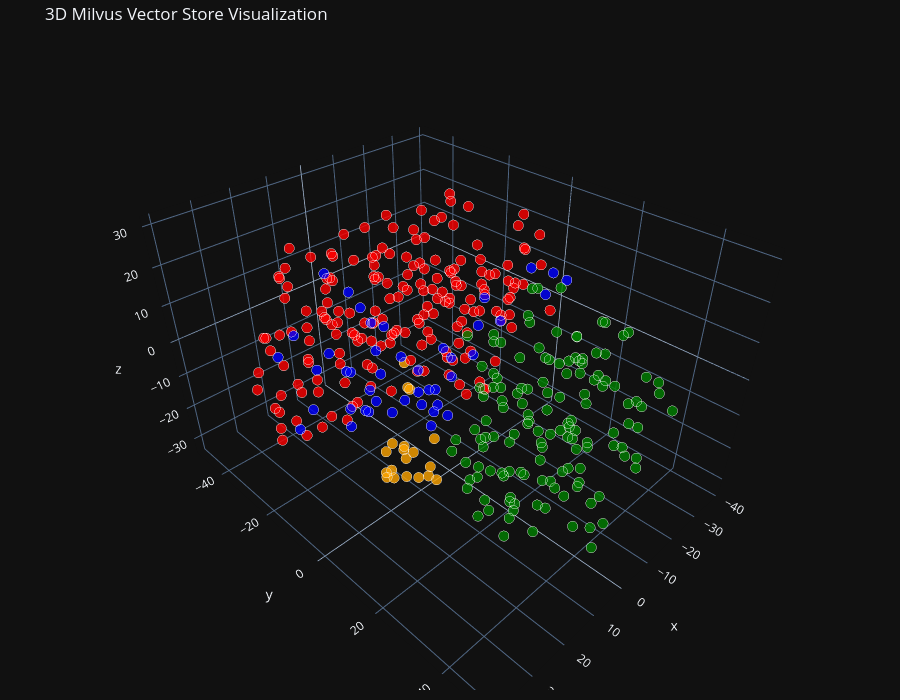

Write notebook code for a chart like this one.
### Code cell
# 3D t-SNE 降维（优化参数，速度快 + 点分散）
tsne = TSNE(
    n_components=3,
    perplexity=40,  # 适配557条数据，分散点
    max_iter=800,  # 充分迭代
    init="random",
    method="barnes_hut",
    random_state=42,
    verbose=1,
    n_jobs=-1
)
reduced_vectors = tsne.fit_transform(np_vectors)

# 🔥 核心：3D坐标抖动，分离重叠点（解决只显示几个点的问题）
np.random.seed(42)
reduced_vectors += np.random.normal(0, 0.6, reduced_vectors.shape)

# 3D散点图（复用你所有变量）
fig = go.Figure(data=[go.Scatter3d(
    x=reduced_vectors[:, 0],
    y=reduced_vectors[:, 1],
    z=reduced_vectors[:, 2],
    mode='markers',
    # 优化样式：白色描边，区分重叠点
    marker=dict(size=6, color=milvus_colors, opacity=0.8, line=dict(width=1, color='white')),
    text=[f"Type: {t}<br>Text: {d[:100]}..." for t, d in zip(milvus_doc_type, milvus_documents)],
    hoverinfo='text'
)])

# 3D布局（保留你的原版配置，无修改）
fig.update_layout(
    title='3D Milvus Vector Store Visualization',
    scene=dict(xaxis_title='x', yaxis_title='y', zaxis_title='z'),
    width=900,
    height=700,
    margin=dict(r=10, b=10, l=10, t=40)
)

fig.show()

### Figure 1 — Plotly figure (JSON) as saved in the notebook; plotly's stock layout.template omitted (floating-point values rounded to 4 significant figures; data arrays with more than 128 entries replaced by an {"elided": "..."} marker saying what was removed)
{"data": [{"hoverinfo": "text", "marker": {"color": {"elided": "380 str values"}, "line": {"color": "white", "width": 1}, "opacity": 0.8, "size": 6}, "mode": "markers", "text": {"elided": "380 str values"}, "x": {"elided": "380 float values"}, "y": {"elided": "380 float values"}, "z": {"elided": "380 float values"}, "type": "scatter3d"}], "layout": {"margin": {"r": 10, "b": 10, "l": 10, "t": 40}, "title": {"text": "3D Milvus Vector Store Visualization"}, "scene": {"xaxis": {"title": {"text": "x"}}, "yaxis": {"title": {"text": "y"}}, "zaxis": {"title": {"text": "z"}}}, "width": 900, "height": 700}}
